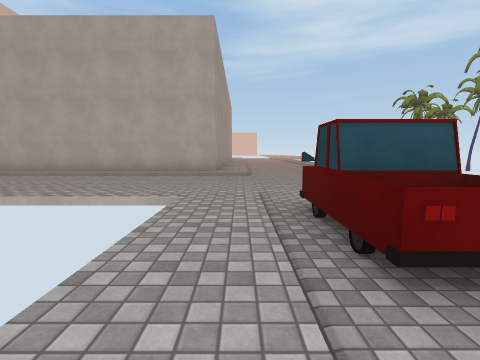
[1] (above)

22 first-person views from a walk through a Unity game level. The camera is 1.2 m above the floor, tilts 6° down and sees 85° across. The floor is counted in squares, 2 m on a side. Each view is taken from the middle of a square. On the plan, view 1 faces up. The plan holds only what a view shows up to about 9 squares ahead; the rest is blank. The place goes on beyond the plan. The player is left out. Some animated figures are left out. Some surface patterns are stand-ins.

[2]
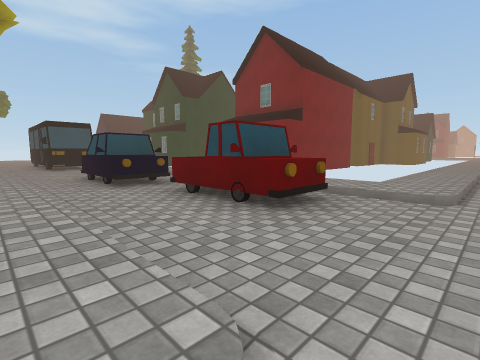

[3]
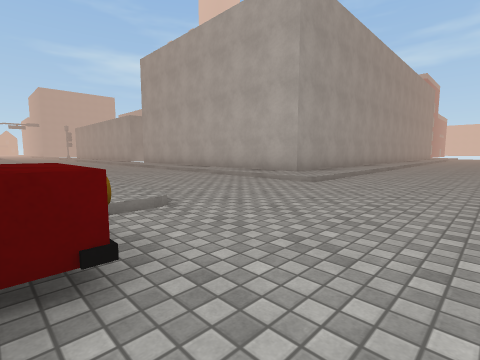

[4]
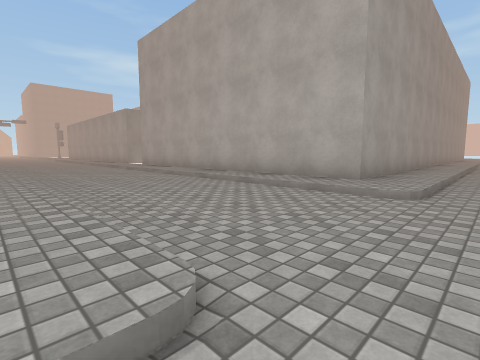

[5]
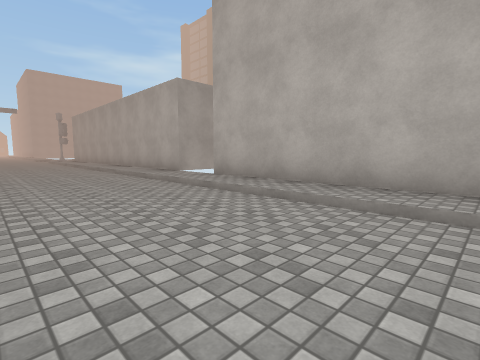

[6]
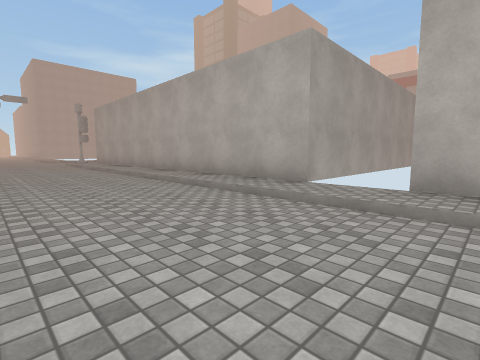

[7]
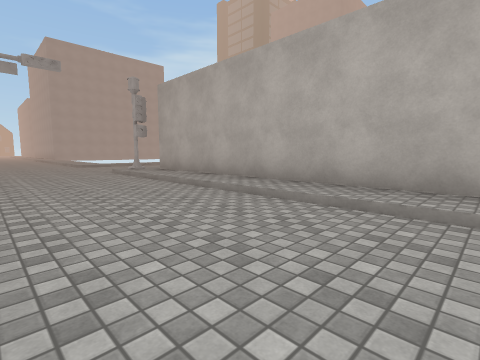

[8]
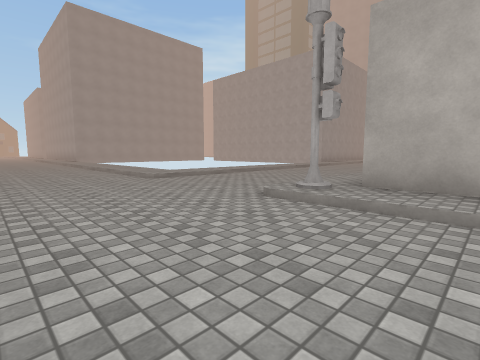

[9]
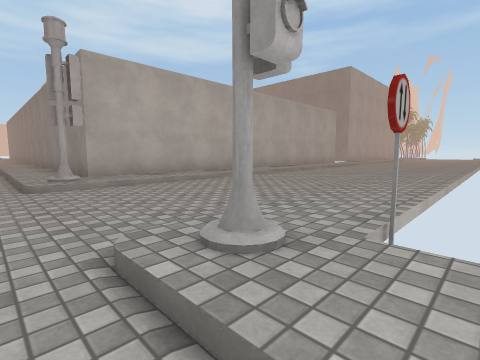

[10]
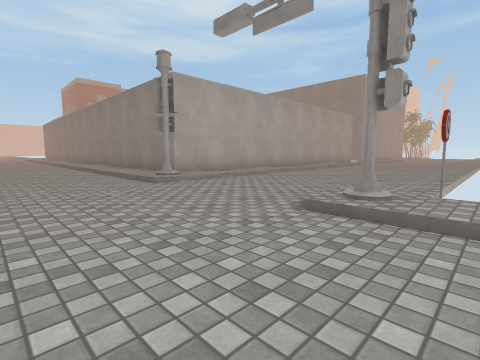

[11]
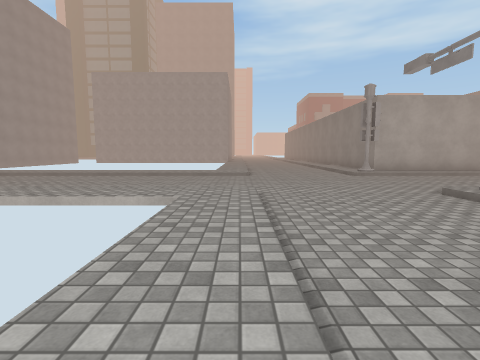

[12]
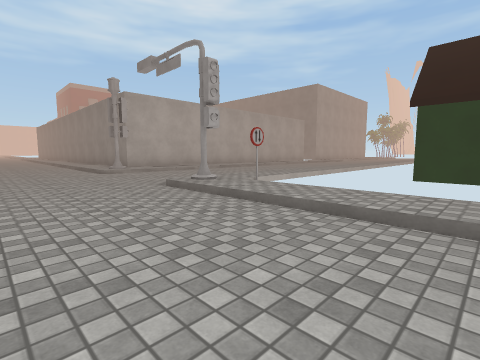

[13]
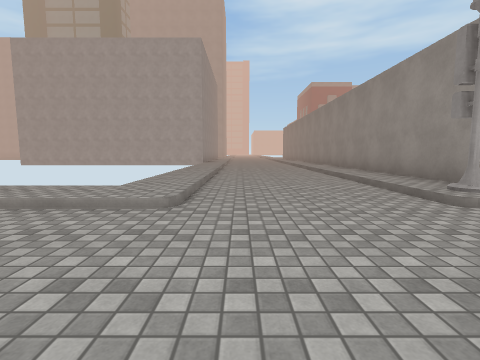

[14]
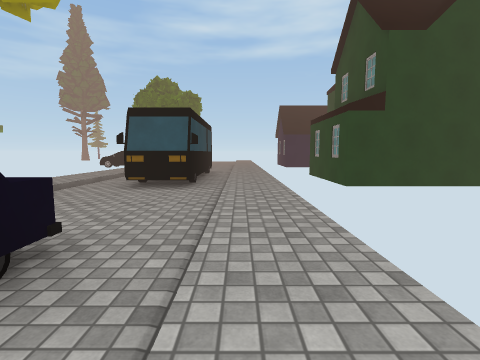

[15]
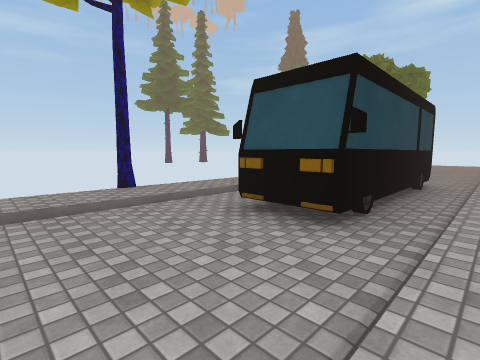

[16]
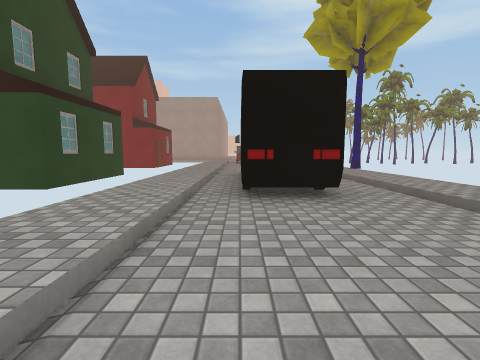

[17]
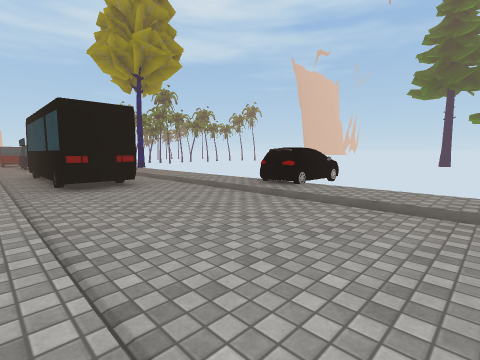

[18]
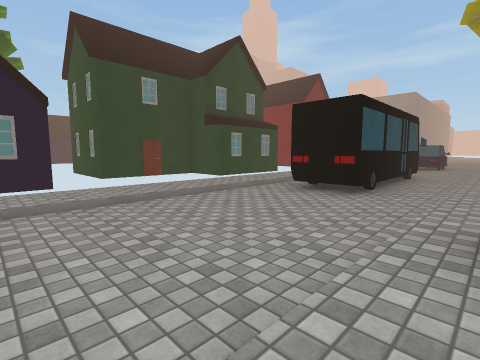

[19]
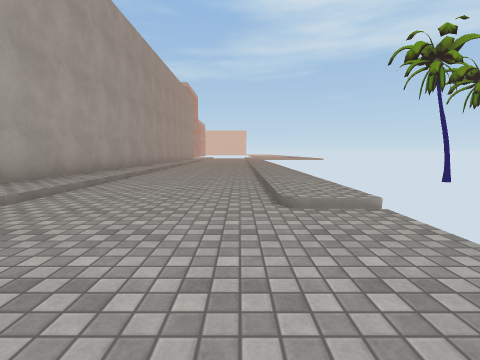

[20]
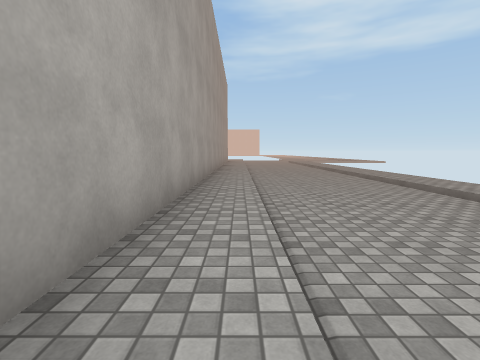

[21]
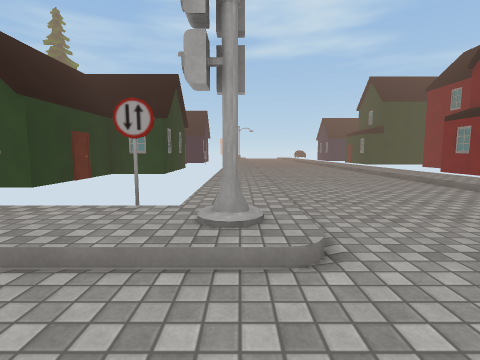

[22]
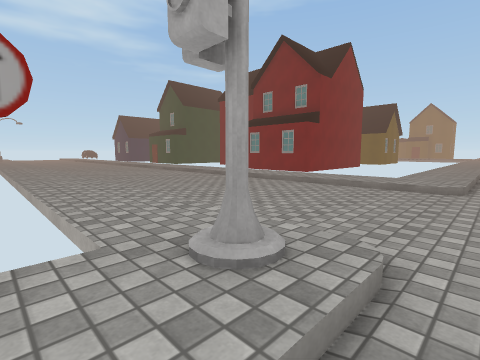

### Floor plan
Key: @ floor where view 1 was taken; # wall or solid block; . main floor; : floor 0.25 m higher than the main floor; / step, stairs or slope; B bus; O other object.
Columns run from 32 left of view 1 to 6 right of it. Each row starts with its distance up from view 1.
 14      :...:#          #         #:...:
 13      :...:#          #         #:...:
 12      :...:#          #         #:...:
 11      :...:#          #         #:...:
 10      :...:#          #         #:...:
  9      :...:######################:...:
  8 //////...#///////////////////////.../#
  7 .....................................
  6 .....................................
  5  ....................................
  4  :::::...#:::::::::::   :::::::::...:
  3      :...:#                     :O#.:
  2      :...:                      :O#.:
  1   #  :...:                      :...:
  0   #  :...:                      @.O.:
 -1   #  :...:                      :.O.:
 -2   #  :...:                      :...:
 -3   #  :...:                      :...:
 -4       ...:                      :...:
 -5        ..:                      :...:#
 -6                                 :B#.:
 -7                                 :##.:
 -8                                 :##.:
 -9                                 :##.:
-10                                 :...:
-11                                 :...:
-12                                 :...:##
-13                                 :...:
-14                                 :...:
-15                                 :...:

Positions as (right, up) in squares from view 1, and headings:
1: (0, 0), facing up
2: (4, 5), facing down-left
3: (3, 3), facing up-left
4: (1, 4), facing up-left
5: (-5, 5), facing up-left
6: (-9, 5), facing up-left
7: (-15, 5), facing up-left
8: (-21, 5), facing up-left
9: (-24, 3), facing up-right
10: (-26, 3), facing up-right
11: (-27, 0), facing up
12: (-26, 0), facing up-right
13: (-26, 5), facing up
14: (0, 0), facing down
15: (0, -3), facing down-right
16: (1, -13), facing up
17: (0, -15), facing up-right
18: (4, -14), facing up-left
19: (3, 5), facing up
20: (0, 9), facing up
21: (-23, 6), facing down
22: (-22, 5), facing down-left
